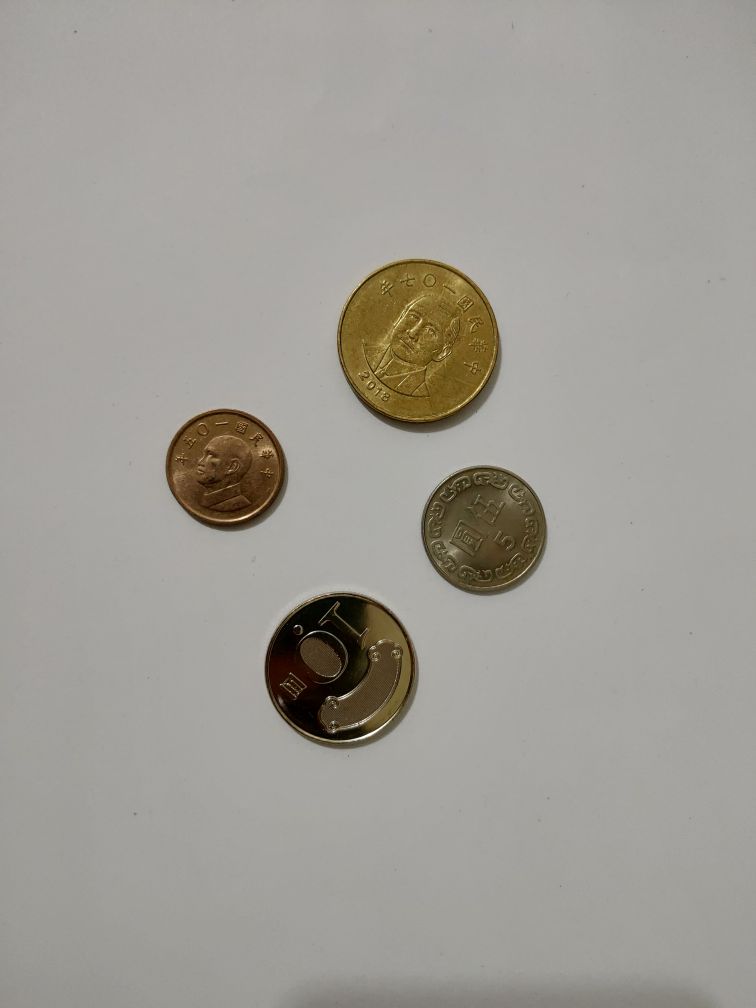
#> input picture src/cam/src/coins.jpg, 3024 x 4032 px, given in place of the camera (shown at 1/4 size)
$ python visual.py
#> lines starting #> are read from the running program, lines starting #| are printed output that depends on the picture; after the words box and inside, x2 and y2 are one past the last pixel; in counts of white or black regions, pixels touching at a corner belong together
#!/usr/bin/env python3
import cv2
import numpy as np
import time
import sys

def sort_circles_by_radius_and_position(circles):
    # 先依半徑大小排序（由大到小）
    sorted_by_radius = sorted(circles, key=lambda c: c[2], reverse=True)
    labels = ['a', 'b', 'c']  # 最大圓為a，第二大b，最小c

    # 加上標籤
    labeled = [(labels[i], (int(c[0]), int(c[1])), int(c[2])) for i, c in enumerate(sorted_by_radius[:3])]

    # 依 x 座標排序（由左到右）
    sorted_left_to_right = sorted(labeled, key=lambda x: x[1][0])

    return labeled, sorted_left_to_right

# 開啟攝影機（嘗試多個攝影機索引）
def try_cameras():
    # Try different camera indices (0, 1, 2, etc.)
    for i in range(3):  # Try cameras 0, 1, 2
        print(f"嘗試開啟攝影機 {i}...")
        cap = cv2.VideoCapture(i)
        if cap.isOpened():
            ret, frame = cap.read()
#> frame is the input picture: shape (4032, 3024, 3); mean B, G, R 149.6, 156.3, 159.3
            if ret:
                print(f"✓ 成功開啟攝影機 {i}")
                return cap, i
            cap.release()

    # If we're here, no camera worked
    print("❌ 無法開啟任何攝影機")
    print("請確認以下事項:")
    print(" 1. 攝影機已正確連接")
    print(" 2. VMware 已設定將攝影機通過到虛擬機")
    print(" 3. Ubuntu 已取得攝影機權限")
    return None, -1

cap, camera_index = try_cameras()
if cap is None:
    sys.exit(1)

# Set resolution to a lower value if needed
cap.set(cv2.CAP_PROP_FRAME_WIDTH, 640)
cap.set(cv2.CAP_PROP_FRAME_HEIGHT, 480)

print("按 Enter 鍵擷取圖片並分析")
print("按 q 鍵退出")

while True:
    ret, frame = cap.read()
    if not ret:
        print("❌ 無法讀取影像幀，重試中...")
        time.sleep(1)
        continue

    # 預處理
    try:
        gray = cv2.cvtColor(frame, cv2.COLOR_BGR2GRAY)
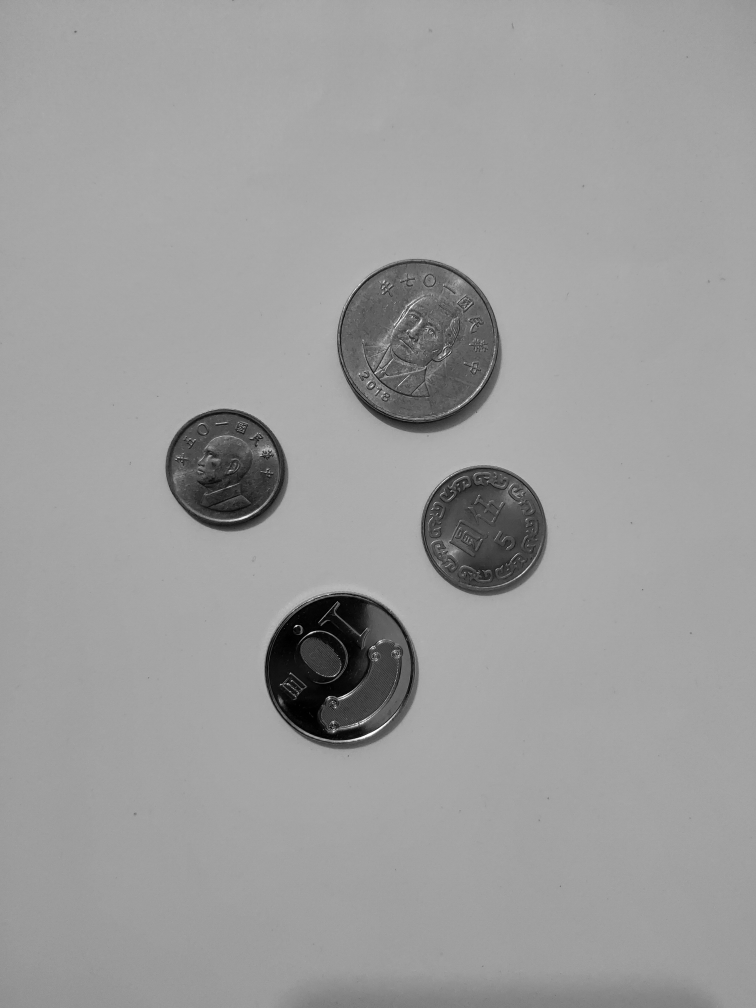
#> gray: shape (4032, 3024) (shown at 1/4 size); min 0, max 255, mean 156.6
        blur = cv2.GaussianBlur(gray, (5, 5), 1)
        edges = cv2.Canny(blur, 50, 150)
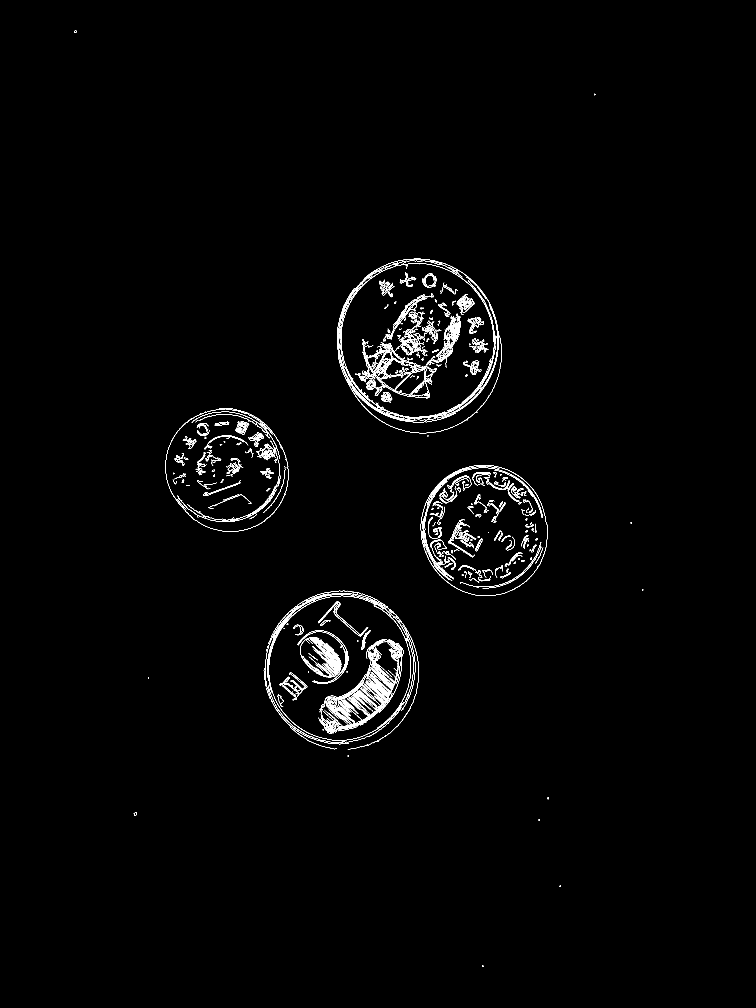
#> edges: shape (4032, 3024) (shown at 1/4 size); 0.77% white in thin lines or dots, all inside (x1, y1, x2, y2) = (296, 123, 2573, 3868)
    except Exception as e:
        print(f"處理影像時發生錯誤: {e}")
        continue

    # 偵測圓形
    try:
        circles = cv2.HoughCircles(
            gray,
            cv2.HOUGH_GRADIENT,
            dp=1.2,
            minDist=40,
            param1=100,
            param2=65,
            minRadius=50,
            maxRadius=100
        )
#> circles = 35 rows, first 8: [1651.8, 1355.4, 95.36], [1491, 2817, 96.68], [1410.6, 2875.8, 94.04], [1728.6, 1343.4, 99.32], [1452.6, 2734.2, 99.32], [1449, 2776.2, 92.72], [1524.6, 2773.8, 94.04], [1409.4, 2797.8, 99.32]
    except Exception as e:
        print(f"偵測圓形時發生錯誤: {e}")
        circles = None

    output = frame.copy()

    if circles is not None:
        circles = np.uint16(np.around(circles[0]))
#> circles = 35 rows, first 8: [1652, 1355, 95], [1491, 2817, 97], [1411, 2876, 94], [1729, 1343, 99], [1453, 2734, 99], [1449, 2776, 93], [1525, 2774, 94], [1409, 2798, 99]
        for (x, y, r) in circles:
            cv2.circle(output, (x, y), r, (0, 255, 0), 2)
            cv2.circle(output, (x, y), 2, (0, 0, 255), 3)
#> this loop made 35 passes
#> (x, y, r) on passes 1 to 12: (1652, 1355, 95), (1491, 2817, 97), (1411, 2876, 94), (1729, 1343, 99), (1453, 2734, 99), (1449, 2776, 93), (1525, 2774, 94), (1409, 2798, 99), (1727, 1282, 99), (1605, 1491, 95), (1523, 2727, 64), (1454, 2853, 91)

        # Show circle count in the image
        cv2.putText(output, f"Circles: {len(circles)}", (10, 30),
                    cv2.FONT_HERSHEY_SIMPLEX, 0.7, (0, 0, 255), 2)

    # 顯示畫面
    try:
        cv2.imshow("Canny + Hough + Sorted Circles", output)
    except Exception as e:
        print(f"顯示影像時發生錯誤: {e}")

    try:
        key = cv2.waitKey(1) & 0xFF
#> (key q is pressed here)
    except Exception as e:
        print(f"等待按鍵時發生錯誤: {e}")
        key = 255  # No key

    # 按 Enter 鍵輸出排序後的圓資訊與左到右排序
    if key == 13:  # Enter 鍵 ASCII 是 13
        if circles is not None and len(circles) >= 3:
            selected = circles[:3]
            labeled, sorted_left_to_right = sort_circles_by_radius_and_position(selected)

            print("偵測到三個河內塔圓盤，依半徑大小排序：")
            for label, center, radius in labeled:
                print(f"{label}: 位置={center}, 半徑={radius} 像素(px)")

            # 輸出影像中由左到右的標籤排序
            order_str = ' '.join([label for label, _, _ in sorted_left_to_right])
            print(f"影像中左到右排序為：{order_str}")

        else:
            print(f"⚠️ 偵測到的圓形數量不足: {0 if circles is None else len(circles)}")
            print("請重新調整攝影機角度或光線條件")

    if key == ord('q'):
        break

cap.release()
cv2.destroyAllWindows()
print("程式已結束")
